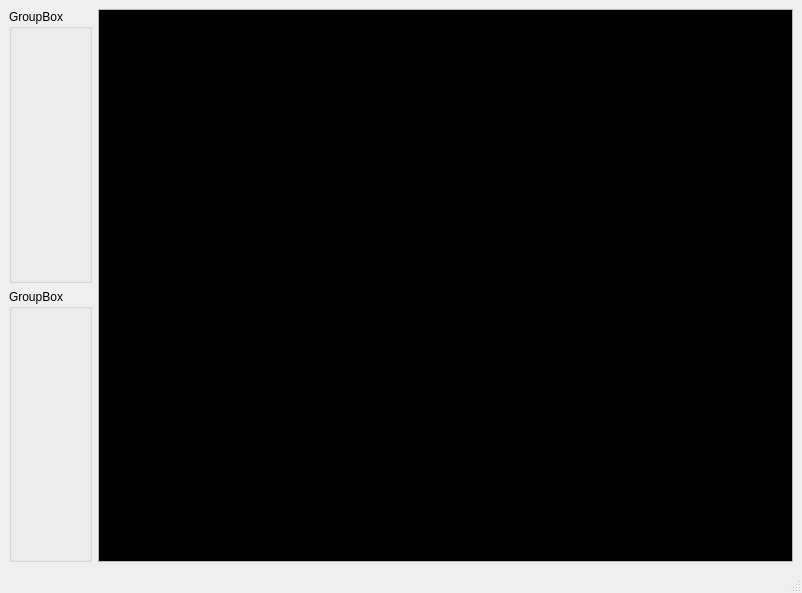
<?xml version="1.0" encoding="UTF-8"?>
<ui version="4.0">
 <class>MainWindow</class>
 <widget class="QMainWindow" name="MainWindow">
  <property name="geometry">
   <rect>
    <x>0</x>
    <y>0</y>
    <width>802</width>
    <height>593</height>
   </rect>
  </property>
  <property name="sizePolicy">
   <sizepolicy hsizetype="Expanding" vsizetype="Expanding">
    <horstretch>0</horstretch>
    <verstretch>0</verstretch>
   </sizepolicy>
  </property>
  <property name="windowTitle">
   <string>MainWindow</string>
  </property>
  <widget class="QWidget" name="centralwidget">
   <property name="sizePolicy">
    <sizepolicy hsizetype="Expanding" vsizetype="Expanding">
     <horstretch>0</horstretch>
     <verstretch>0</verstretch>
    </sizepolicy>
   </property>
   <layout class="QGridLayout" name="gridLayout">
    <item row="0" column="0">
     <widget class="QGroupBox" name="groupBox">
      <property name="title">
       <string>GroupBox</string>
      </property>
     </widget>
    </item>
    <item row="1" column="0">
     <widget class="QGroupBox" name="groupBox_2">
      <property name="title">
       <string>GroupBox</string>
      </property>
     </widget>
    </item>
    <item row="0" column="1" rowspan="2">
     <widget class="QScrollArea" name="scrollArea">
      <property name="sizePolicy">
       <sizepolicy hsizetype="Expanding" vsizetype="Expanding">
        <horstretch>0</horstretch>
        <verstretch>0</verstretch>
       </sizepolicy>
      </property>
      <property name="autoFillBackground">
       <bool>false</bool>
      </property>
      <property name="styleSheet">
       <string notr="true"/>
      </property>
      <property name="widgetResizable">
       <bool>true</bool>
      </property>
      <widget class="QWidget" name="scrollAreaWidgetContents">
       <property name="geometry">
        <rect>
         <x>0</x>
         <y>0</y>
         <width>662</width>
         <height>522</height>
        </rect>
       </property>
       <property name="minimumSize">
        <size>
         <width>0</width>
         <height>0</height>
        </size>
       </property>
       <property name="styleSheet">
        <string notr="true">QWidget
{
background-color:black;
}</string>
       </property>
       <layout class="QGridLayout" name="gridLayout_2">
        <item row="0" column="0">
         <widget class="QCadDrawArea" name="widget" native="true">
          <property name="minimumSize">
           <size>
            <width>500</width>
            <height>500</height>
           </size>
          </property>
          <property name="autoFillBackground">
           <bool>false</bool>
          </property>
          <property name="styleSheet">
           <string notr="true"/>
          </property>
         </widget>
        </item>
       </layout>
      </widget>
     </widget>
    </item>
   </layout>
  </widget>
  <widget class="QMenuBar" name="menubar">
   <property name="geometry">
    <rect>
     <x>0</x>
     <y>0</y>
     <width>802</width>
     <height>26</height>
    </rect>
   </property>
   <property name="sizePolicy">
    <sizepolicy hsizetype="Preferred" vsizetype="Preferred">
     <horstretch>0</horstretch>
     <verstretch>0</verstretch>
    </sizepolicy>
   </property>
  </widget>
  <widget class="QStatusBar" name="statusbar"/>
 </widget>
 <customwidgets>
  <customwidget>
   <class>QCadDrawArea</class>
   <extends>QWidget</extends>
   <header>qcaddrawarea.h</header>
   <container>1</container>
  </customwidget>
 </customwidgets>
 <resources/>
 <connections/>
</ui>
